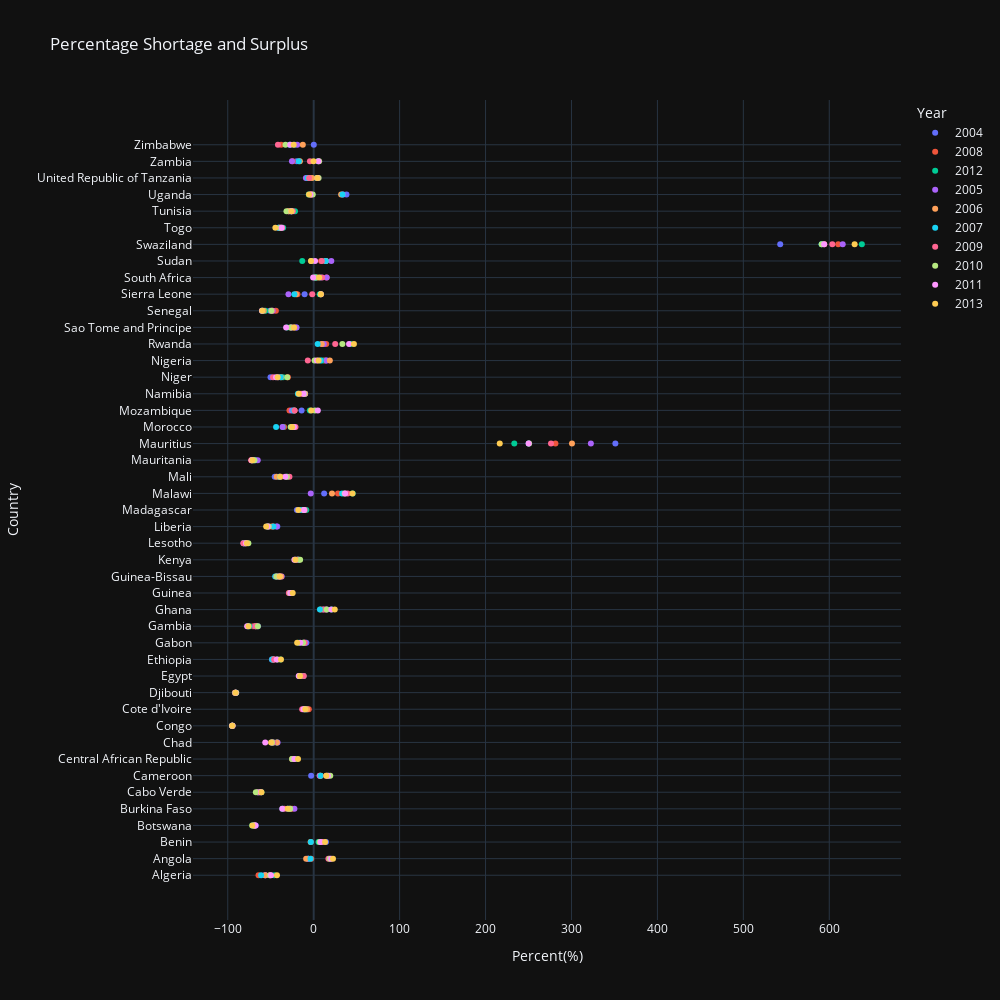

Write notebook code for a chart like this one.
### Code cell
#show how the countries have surplus and food shortages
view = px.scatter(master_df, x="Percent(%)", y="Country", color='Year', template='plotly_dark', title='Percentage Shortage and Surplus',
                width=1000, height=1000)
view.show()

### Figure 1 — Plotly figure (JSON) as saved in the notebook; plotly's stock layout.template omitted (floating-point values rounded to 4 significant figures)
{"data": [{"hovertemplate": "Year=2004<br>Percent(%)=%{x}<br>Country=%{y}<extra></extra>", "legendgroup": "2004", "marker": {"color": "#636efa", "symbol": "circle"}, "mode": "markers", "name": "2004", "orientation": "h", "showlegend": true, "type": "scatter", "x": [-56.44, -6.328, 14.31, -67.37, -30.19, -64.83, -2.963, -22.06, -49.19, -94.89, -7.213, -90.86, -15.23, -48.57, -8.479, -64.89, 15.37, -25.51, -41.17, -21.48, -80.07, -42.32, -19.53, 12.17, -45.32, -67.53, 351.1, -24.09, -14.07, -10.08, -50.24, 14.2, 9.936, -19.92, -50.79, -10.58, 8.204, 14.3, 542.9, -38.36, -28.48, 38.16, -4.38, -19.85, 0.1162], "xaxis": "x", "y": ["Algeria", "Angola", "Benin", "Botswana", "Burkina Faso", "Cabo Verde", "Cameroon", "Central African Republic", "Chad", "Congo", "Cote d'Ivoire", "Djibouti", "Egypt", "Ethiopia", "Gabon", "Gambia", "Ghana", "Guinea", "Guinea-Bissau", "Kenya", "Lesotho", "Liberia", "Madagascar", "Malawi", "Mali", "Mauritania", "Mauritius", "Morocco", "Mozambique", "Namibia", "Niger", "Nigeria", "Rwanda", "Sao Tome and Principe", "Senegal", "Sierra Leone", "South Africa", "Sudan", "Swaziland", "Togo", "Tunisia", "Uganda", "United Republic of Tanzania", "Zambia", "Zimbabwe"], "yaxis": "y"}, {"hovertemplate": "Year=2008<br>Percent(%)=%{x}<br>Country=%{y}<extra></extra>", "legendgroup": "2008", "marker": {"color": "#EF553B", "symbol": "circle"}, "mode": "markers", "name": "2008", "orientation": "h", "showlegend": true, "type": "scatter", "x": [-64.2, -2.821, 8.929, -69.24, -25.3, -61.44, 7.319, -25.09, -47.68, -94.57, -5.698, -91.5, -11.84, -47.84, -11.11, -70.45, 11.42, -27.75, -40.46, -18.56, -81.31, -49.19, -15.14, 28.29, -38.14, -72.76, 281.3, -34.5, -28.18, -15.63, -30.04, 12.37, 14.53, -26.03, -44.02, -18.91, 15.05, 8.573, 610.4, -40.05, -29.6, -2.919, -5.264, -24.48, -37.93], "xaxis": "x", "y": ["Algeria", "Angola", "Benin", "Botswana", "Burkina Faso", "Cabo Verde", "Cameroon", "Central African Republic", "Chad", "Congo", "Cote d'Ivoire", "Djibouti", "Egypt", "Ethiopia", "Gabon", "Gambia", "Ghana", "Guinea", "Guinea-Bissau", "Kenya", "Lesotho", "Liberia", "Madagascar", "Malawi", "Mali", "Mauritania", "Mauritius", "Morocco", "Mozambique", "Namibia", "Niger", "Nigeria", "Rwanda", "Sao Tome and Principe", "Senegal", "Sierra Leone", "South Africa", "Sudan", "Swaziland", "Togo", "Tunisia", "Uganda", "United Republic of Tanzania", "Zambia", "Zimbabwe"], "yaxis": "y"}, {"hovertemplate": "Year=2012<br>Percent(%)=%{x}<br>Country=%{y}<extra></extra>", "legendgroup": "2012", "marker": {"color": "#00cc96", "symbol": "circle"}, "mode": "markers", "name": "2012", "orientation": "h", "showlegend": true, "type": "scatter", "x": [-45.82, -6.209, 5.631, -71.57, -28.99, -60.87, 16.86, -19.47, -42.65, -94.88, -8.957, -90.46, -14.47, -38.64, -17.48, -74.8, 20.65, -25.15, -42.41, -18.73, -81.22, -54.2, -8.658, 45.39, -31.19, -69.61, 233.4, -35.8, -4.452, -11.49, -35.75, 9.854, 43.17, -31.01, -56.21, 7.003, 2.44, -13.3, 637.9, -35.57, -21.75, -5.699, 3.411, 5.022, -22.34], "xaxis": "x", "y": ["Algeria", "Angola", "Benin", "Botswana", "Burkina Faso", "Cabo Verde", "Cameroon", "Central African Republic", "Chad", "Congo", "Cote d'Ivoire", "Djibouti", "Egypt", "Ethiopia", "Gabon", "Gambia", "Ghana", "Guinea", "Guinea-Bissau", "Kenya", "Lesotho", "Liberia", "Madagascar", "Malawi", "Mali", "Mauritania", "Mauritius", "Morocco", "Mozambique", "Namibia", "Niger", "Nigeria", "Rwanda", "Sao Tome and Principe", "Senegal", "Sierra Leone", "South Africa", "Sudan", "Swaziland", "Togo", "Tunisia", "Uganda", "United Republic of Tanzania", "Zambia", "Zimbabwe"], "yaxis": "y"}, {"hovertemplate": "Year=2005<br>Percent(%)=%{x}<br>Country=%{y}<extra></extra>", "legendgroup": "2005", "marker": {"color": "#ab63fa", "symbol": "circle"}, "mode": "markers", "name": "2005", "orientation": "h", "showlegend": true, "type": "scatter", "x": [-56.37, -6.575, 9.066, -68.24, -22.43, -63.45, 6.82, -23.48, -42.03, -94.35, -8.652, -90.46, -13.65, -46.61, -9.886, -68.13, 11.23, -25.17, -37.21, -18.08, -79.59, -43.32, -11.61, -3.411, -40.15, -65.11, 322.6, -36.26, -25.53, -9.942, -41.21, 14.96, 11.75, -20.32, -47.64, -29.38, 15.09, 20.53, 615.6, -40.65, -26.21, 34.12, -9.059, -25.31, -19.18], "xaxis": "x", "y": ["Algeria", "Angola", "Benin", "Botswana", "Burkina Faso", "Cabo Verde", "Cameroon", "Central African Republic", "Chad", "Congo", "Cote d'Ivoire", "Djibouti", "Egypt", "Ethiopia", "Gabon", "Gambia", "Ghana", "Guinea", "Guinea-Bissau", "Kenya", "Lesotho", "Liberia", "Madagascar", "Malawi", "Mali", "Mauritania", "Mauritius", "Morocco", "Mozambique", "Namibia", "Niger", "Nigeria", "Rwanda", "Sao Tome and Principe", "Senegal", "Sierra Leone", "South Africa", "Sudan", "Swaziland", "Togo", "Tunisia", "Uganda", "United Republic of Tanzania", "Zambia", "Zimbabwe"], "yaxis": "y"}, {"hovertemplate": "Year=2006<br>Percent(%)=%{x}<br>Country=%{y}<extra></extra>", "legendgroup": "2006", "marker": {"color": "#FFA15A", "symbol": "circle"}, "mode": "markers", "name": "2006", "orientation": "h", "showlegend": true, "type": "scatter", "x": [-56.27, -8.785, -3.567, -68.6, -27.53, -63.41, 7.96, -23.89, -42.88, -94.67, -7.617, -91.68, -12.81, -46.74, -11.22, -67.22, 8.243, -27.73, -37.98, -17.25, -79.75, -47.37, -12.47, 21.3, -43.11, -70.51, 300.6, -22.52, -22.29, -10.06, -37.9, 18.79, 9.381, -22.64, -58.15, -20.51, 3.931, 14.07, 594.1, -39.65, -28.95, 31.9, -1.739, -16.06, -12.65], "xaxis": "x", "y": ["Algeria", "Angola", "Benin", "Botswana", "Burkina Faso", "Cabo Verde", "Cameroon", "Central African Republic", "Chad", "Congo", "Cote d'Ivoire", "Djibouti", "Egypt", "Ethiopia", "Gabon", "Gambia", "Ghana", "Guinea", "Guinea-Bissau", "Kenya", "Lesotho", "Liberia", "Madagascar", "Malawi", "Mali", "Mauritania", "Mauritius", "Morocco", "Mozambique", "Namibia", "Niger", "Nigeria", "Rwanda", "Sao Tome and Principe", "Senegal", "Sierra Leone", "South Africa", "Sudan", "Swaziland", "Togo", "Tunisia", "Uganda", "United Republic of Tanzania", "Zambia", "Zimbabwe"], "yaxis": "y"}, {"hovertemplate": "Year=2007<br>Percent(%)=%{x}<br>Country=%{y}<extra></extra>", "legendgroup": "2007", "marker": {"color": "#19d3f3", "symbol": "circle"}, "mode": "markers", "name": "2007", "orientation": "h", "showlegend": true, "type": "scatter", "x": [-61.2, -3.682, -3.281, -70.49, -36.29, -64.94, 8.24, -24.5, -47.19, -94.67, -10.37, -91.15, -12.03, -48.31, -11.84, -76.35, 7.26, -26.79, -44.83, -18.31, -81.53, -46.83, -14.73, 33.05, -39.39, -71.45, 250.2, -43.76, -23.55, -18.34, -38.41, 7.882, 4.619, -26.11, -59.86, -22.48, 2.407, 14.07, 591.1, -40.96, -26.25, 33.5, -7.057, -17.32, -27.94], "xaxis": "x", "y": ["Algeria", "Angola", "Benin", "Botswana", "Burkina Faso", "Cabo Verde", "Cameroon", "Central African Republic", "Chad", "Congo", "Cote d'Ivoire", "Djibouti", "Egypt", "Ethiopia", "Gabon", "Gambia", "Ghana", "Guinea", "Guinea-Bissau", "Kenya", "Lesotho", "Liberia", "Madagascar", "Malawi", "Mali", "Mauritania", "Mauritius", "Morocco", "Mozambique", "Namibia", "Niger", "Nigeria", "Rwanda", "Sao Tome and Principe", "Senegal", "Sierra Leone", "South Africa", "Sudan", "Swaziland", "Togo", "Tunisia", "Uganda", "United Republic of Tanzania", "Zambia", "Zimbabwe"], "yaxis": "y"}, {"hovertemplate": "Year=2009<br>Percent(%)=%{x}<br>Country=%{y}<extra></extra>", "legendgroup": "2009", "marker": {"color": "#FF6692", "symbol": "circle"}, "mode": "markers", "name": "2009", "orientation": "h", "showlegend": true, "type": "scatter", "x": [-50.75, 17.14, 9.904, -69.24, -34.35, -65.35, 14.77, -24.4, -47.22, -94.5, -13.39, -90.9, -11.61, -46.13, -10.57, -67.14, 14.18, -28.9, -43.46, -19.68, -81.9, -52.5, -10.47, 39.46, -28.21, -72.24, 276.2, -21.17, -22.29, -13.53, -47.3, -6.842, 25.04, -26.04, -48.52, -1.689, 9.787, 9.476, 603.5, -36.74, -24.31, -2.639, -5.413, -4.34, -41.59], "xaxis": "x", "y": ["Algeria", "Angola", "Benin", "Botswana", "Burkina Faso", "Cabo Verde", "Cameroon", "Central African Republic", "Chad", "Congo", "Cote d'Ivoire", "Djibouti", "Egypt", "Ethiopia", "Gabon", "Gambia", "Ghana", "Guinea", "Guinea-Bissau", "Kenya", "Lesotho", "Liberia", "Madagascar", "Malawi", "Mali", "Mauritania", "Mauritius", "Morocco", "Mozambique", "Namibia", "Niger", "Nigeria", "Rwanda", "Sao Tome and Principe", "Senegal", "Sierra Leone", "South Africa", "Sudan", "Swaziland", "Togo", "Tunisia", "Uganda", "United Republic of Tanzania", "Zambia", "Zimbabwe"], "yaxis": "y"}, {"hovertemplate": "Year=2010<br>Percent(%)=%{x}<br>Country=%{y}<extra></extra>", "legendgroup": "2010", "marker": {"color": "#B6E880", "symbol": "circle"}, "mode": "markers", "name": "2010", "orientation": "h", "showlegend": true, "type": "scatter", "x": [-51.06, 18.67, 6.874, -69.06, -27.42, -67.28, 19.31, -25.16, -48.55, -94.66, -10.78, -90.12, -16.79, -42.02, -12.37, -65.04, 15.09, -27.47, -43.21, -15.82, -76.01, -52.44, -11.27, 36.0, -31.18, -68.99, 250.7, -26.76, 1.494, -10.83, -30.76, 1.033, 33.39, -27.12, -49.26, 8.183, 1.317, -2.798, 591.2, -38.57, -31.66, -1.066, 5.717, 6.336, -32.78], "xaxis": "x", "y": ["Algeria", "Angola", "Benin", "Botswana", "Burkina Faso", "Cabo Verde", "Cameroon", "Central African Republic", "Chad", "Congo", "Cote d'Ivoire", "Djibouti", "Egypt", "Ethiopia", "Gabon", "Gambia", "Ghana", "Guinea", "Guinea-Bissau", "Kenya", "Lesotho", "Liberia", "Madagascar", "Malawi", "Mali", "Mauritania", "Mauritius", "Morocco", "Mozambique", "Namibia", "Niger", "Nigeria", "Rwanda", "Sao Tome and Principe", "Senegal", "Sierra Leone", "South Africa", "Sudan", "Swaziland", "Togo", "Tunisia", "Uganda", "United Republic of Tanzania", "Zambia", "Zimbabwe"], "yaxis": "y"}, {"hovertemplate": "Year=2011<br>Percent(%)=%{x}<br>Country=%{y}<extra></extra>", "legendgroup": "2011", "marker": {"color": "#FF97FF", "symbol": "circle"}, "mode": "markers", "name": "2011", "orientation": "h", "showlegend": true, "type": "scatter", "x": [-49.58, 20.23, 8.142, -67.87, -36.56, -61.39, 16.56, -22.49, -56.4, -94.86, -11.77, -90.8, -17.39, -43.0, -15.63, -77.44, 20.55, -27.09, -39.65, -22.47, -78.79, -53.72, -11.26, 36.55, -33.05, -72.31, 250.1, -22.96, 4.82, -11.74, -43.82, 3.752, 41.16, -32.08, -60.2, 8.378, -0.6801, 1.634, 594.0, -37.38, -25.94, -3.744, 4.411, 5.481, -27.32], "xaxis": "x", "y": ["Algeria", "Angola", "Benin", "Botswana", "Burkina Faso", "Cabo Verde", "Cameroon", "Central African Republic", "Chad", "Congo", "Cote d'Ivoire", "Djibouti", "Egypt", "Ethiopia", "Gabon", "Gambia", "Ghana", "Guinea", "Guinea-Bissau", "Kenya", "Lesotho", "Liberia", "Madagascar", "Malawi", "Mali", "Mauritania", "Mauritius", "Morocco", "Mozambique", "Namibia", "Niger", "Nigeria", "Rwanda", "Sao Tome and Principe", "Senegal", "Sierra Leone", "South Africa", "Sudan", "Swaziland", "Togo", "Tunisia", "Uganda", "United Republic of Tanzania", "Zambia", "Zimbabwe"], "yaxis": "y"}, {"hovertemplate": "Year=2013<br>Percent(%)=%{x}<br>Country=%{y}<extra></extra>", "legendgroup": "2013", "marker": {"color": "#FECB52", "symbol": "circle"}, "mode": "markers", "name": "2013", "orientation": "h", "showlegend": true, "type": "scatter", "x": [-42.75, 22.47, 13.23, -71.43, -30.24, -60.74, 14.71, -18.23, -49.56, -94.86, -9.815, -90.99, -15.95, -38.07, -19.24, -75.82, 24.49, -24.44, -39.65, -21.28, -77.75, -55.3, -17.94, 45.15, -39.14, -71.38, 216.5, -25.05, -2.949, -17.34, -41.92, 5.757, 46.81, -23.01, -59.89, 8.349, 6.462, -3.122, 629.5, -44.6, -25.94, -5.476, 4.19, -0.2354, -23.29], "xaxis": "x", "y": ["Algeria", "Angola", "Benin", "Botswana", "Burkina Faso", "Cabo Verde", "Cameroon", "Central African Republic", "Chad", "Congo", "Cote d'Ivoire", "Djibouti", "Egypt", "Ethiopia", "Gabon", "Gambia", "Ghana", "Guinea", "Guinea-Bissau", "Kenya", "Lesotho", "Liberia", "Madagascar", "Malawi", "Mali", "Mauritania", "Mauritius", "Morocco", "Mozambique", "Namibia", "Niger", "Nigeria", "Rwanda", "Sao Tome and Principe", "Senegal", "Sierra Leone", "South Africa", "Sudan", "Swaziland", "Togo", "Tunisia", "Uganda", "United Republic of Tanzania", "Zambia", "Zimbabwe"], "yaxis": "y"}], "layout": {"height": 1000, "legend": {"title": {"text": "Year"}, "tracegroupgap": 0}, "title": {"text": "Percentage Shortage and Surplus"}, "width": 1000, "xaxis": {"anchor": "y", "domain": [0, 1], "title": {"text": "Percent(%)"}}, "yaxis": {"anchor": "x", "domain": [0, 1], "title": {"text": "Country"}}}}
